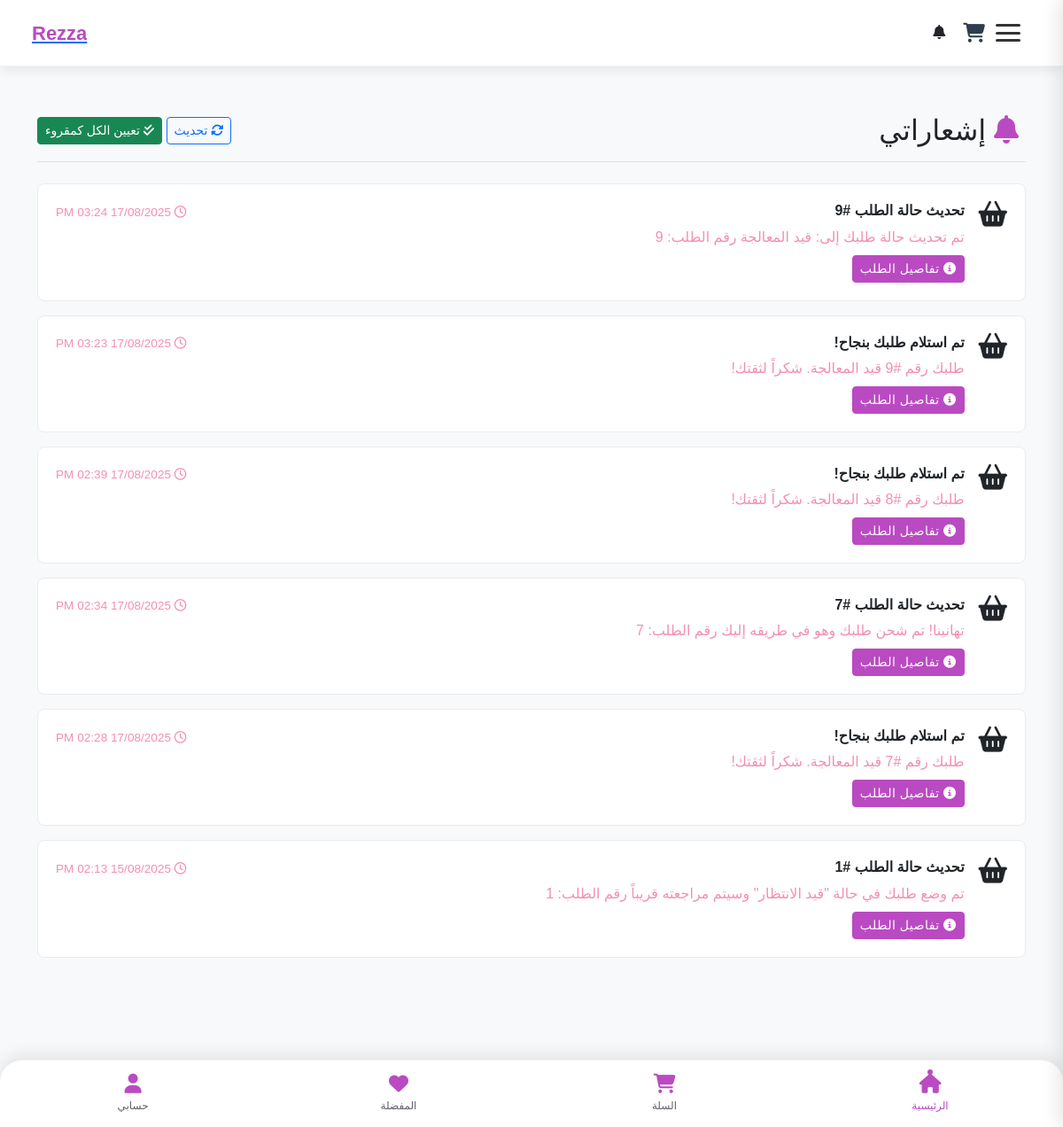
The app's page /notifications (signed in), older data.
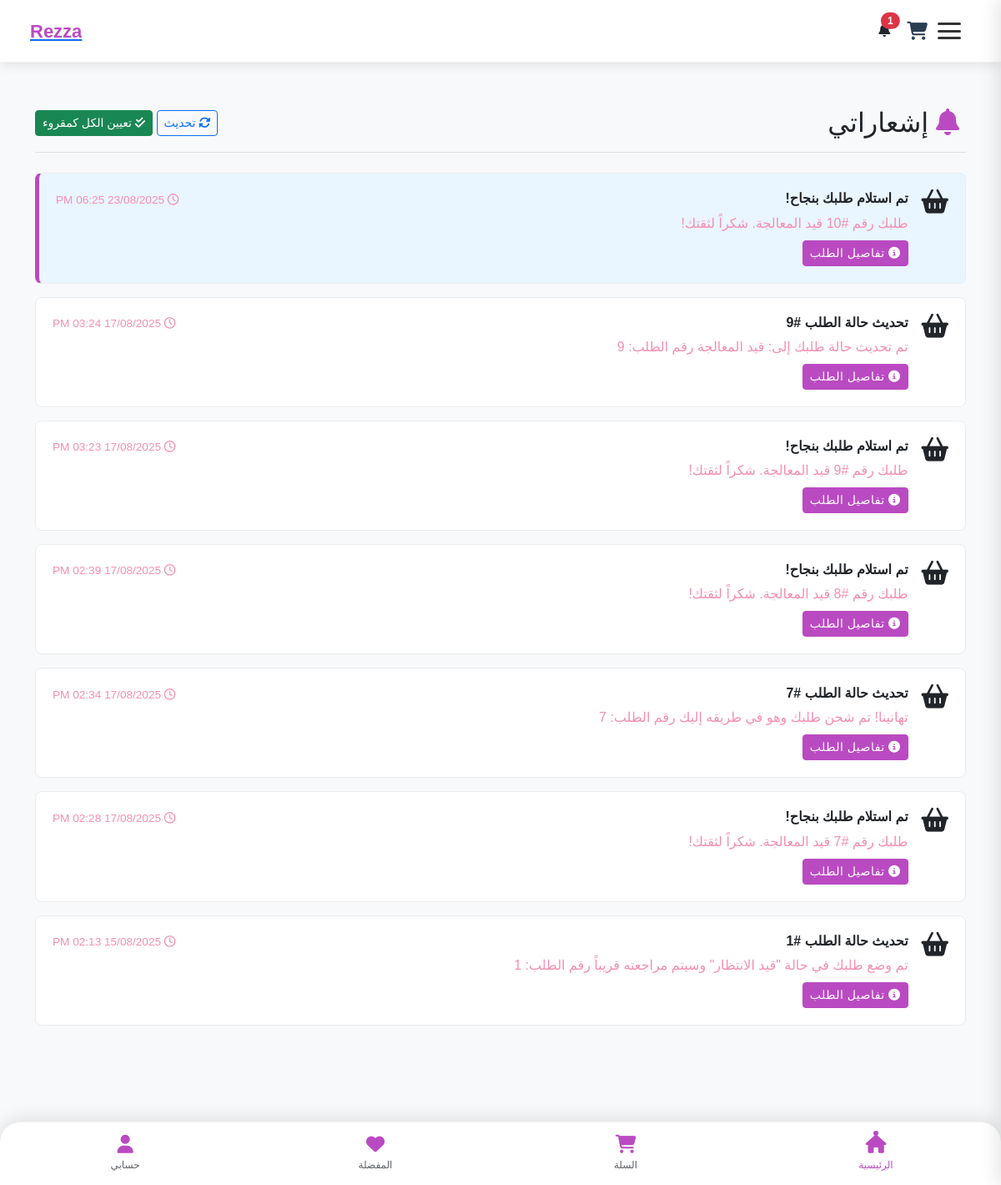
The same page, newer data.
### tables this page shows
CREATE TABLE notifications (
    id INTEGER PRIMARY KEY AUTOINCREMENT,
    user_id INTEGER NOT NULL,
    title TEXT NOT NULL,
    message TEXT NOT NULL,
    notification_type TEXT NOT NULL, -- 'order', 'system', 'promotion'
    is_read BOOLEAN DEFAULT 0,
    created_at TIMESTAMP DEFAULT CURRENT_TIMESTAMP,
    related_id INTEGER, -- order_id أو أي معرف مرتبط
    FOREIGN KEY (user_id) REFERENCES users(id)
);

### order_routes.py (the view)
@order_bp.route('/notifications')
def user_notifications():
    user_id = request.cookies.get('user_auth')
    if not user_id:
        return redirect(url_for('user.login'))
    notifications = get_user_notifications(user_id)
    return render_template('notifications.html', notifications=notifications)

### app.py (called while the page is built)
def get_db_connection():
    conn = sqlite3.connect('database/Eshop.db') # أو sqlite3.connect(app.config['DATABASE'])
    conn.row_factory = sqlite3.Row
    return conn

@app.context_processor
def inject_categories():
    conn = get_db_connection()
    cursor = conn.cursor()
    try:
        cursor.execute("""
            SELECT id, name, parent_id, image
            FROM category
            WHERE parent_id IS NULL
            ORDER BY name
        """)
        main_categories = cursor.fetchall()
        cursor.execute("SELECT id, name, parent_id, image FROM category ORDER BY name")
        all_categories = cursor.fetchall()
        return {
            'main_categories': main_categories,
            'all_categories': all_categories
        }
    finally:
        conn.close()

@app.context_processor
def inject_sellers():
    conn = get_db_connection()
    sellers = conn.execute('SELECT id, store_name FROM sellers').fetchall()
    conn.close()
    return dict(sellers=sellers)

### order_routes.py (called while the page is built)
def get_db_connection():
    conn = sqlite3.connect('database/Eshop.db')
    conn.row_factory = sqlite3.Row
    return conn

### templates/notifications.html (shortened to what this page needs)
{% include 'header_shop.html' %}
<div class="container mt-5">
    <div class="d-flex justify-content-between align-items-center mb-4 notification-header">
        <h2 class="mb-0">
            <i class="fas fa-bell me-2" style="color: var(--primary-color);"></i> إشعاراتي
        </h2>
        <div>
            <button id="refresh-btn" class="btn btn-sm btn-outline-primary me-2">
                <i class="fas fa-sync-alt"></i> تحديث
            </button>
            <button id="mark-read-btn" class="btn btn-sm btn-success">
                <i class="fas fa-check-double"></i> تعيين الكل كمقروء
            </button>
        </div>
    </div>
    <div class="notification-list">
        {% if not notifications %}
            <div class="text-center py-5 empty-state">
                <i class="fas fa-bell-slash fa-3x mb-3"></i>
                <p class="mb-0">لا توجد إشعارات لعرضها حالياً</p>
            </div>
        {% else %}
            {% for notif in notifications %}
                <div class="notification-card {% if not notif.is_read %}unread{% endif %}" data-id="{{ notif.id }}" data-type="{{ notif.notification_type }}">
                    <div class="d-flex align-items-start">
                        <i class="notification-icon {{ 'fas fa-shopping-basket' if notif.notification_type == 'order' else 'fas fa-gift' if notif.notification_type == 'promotion' else 'fas fa-box-open' if notif.notification_type == 'new_product' else 'fas fa-times-circle' if notif.notification_type == 'cancellation' else 'fas fa-bell' }}"></i>
                        <div class="flex-grow-1">
                            <div class="d-flex justify-content-between align-items-center mb-1">
                                <h6 class="notification-title">{{ notif.title }}</h6>
                                <small class="notification-time">
                                    <i class="far fa-clock"></i>
                                    {{ notif.created_at|datetime_format('%d/%m/%Y %I:%M %p') }}
                                </small>
                            </div>
                            <p class="notification-message mb-0">{{ notif.message }}</p>
                            {% if notif.notification_type == 'order' and notif.related_id %}
                                <a href="{{ url_for('order.order_success_page', order_id=notif.related_id) }}"
                                   class="btn btn-sm btn-primary mt-2">
                                    <i class="fas fa-info-circle"></i> تفاصيل الطلب
                                </a>
                            {% endif %}
                        </div>
                    </div>
                </div>
            {% endfor %}
        {% endif %}
    </div>
</div>
{% include 'footer.html' %}

Row changes from the older to the newer data that the page shows:
added notifications: title "تم استلام طلبك بنجاح!", created_at "23/08/2025 06:25 PM", message "طلبك رقم #10 قيد المعالجة. شكراً لثقتك!", is_read False (drawn)
Text that changed along with them:
{{ unread_notifications_count }}: (not shown) → "1"
